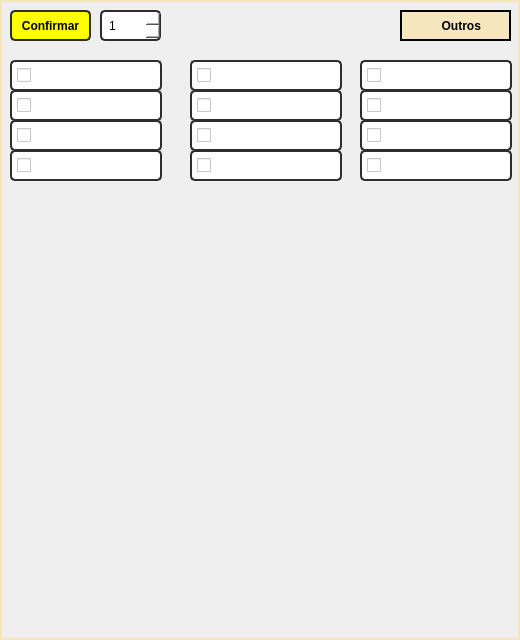
         <widget class="QFrame" name="frame_outros">
          <property name="geometry">
           <rect>
            <x>0</x>
            <y>0</y>
            <width>520</width>
            <height>640</height>
           </rect>
          </property>
          <property name="minimumSize">
           <size>
            <width>520</width>
            <height>640</height>
           </size>
          </property>
          <property name="maximumSize">
           <size>
            <width>520</width>
            <height>640</height>
           </size>
          </property>
          <property name="font">
           <font>
            <pointsize>7</pointsize>
           </font>
          </property>
          <property name="styleSheet">
           <string notr="true">border: 2px solid rgb(245, 230, 189);</string>
          </property>
          <property name="frameShape">
           <enum>QFrame::StyledPanel</enum>
          </property>
          <property name="frameShadow">
           <enum>QFrame::Raised</enum>
          </property>
          <widget class="QCheckBox" name="checkBox2_4">
           <property name="geometry">
            <rect>
             <x>10</x>
             <y>90</y>
             <width>152</width>
             <height>31</height>
            </rect>
           </property>
           <property name="font">
            <font>
             <weight>75</weight>
             <bold>true</bold>
            </font>
           </property>
           <property name="styleSheet">
            <string notr="true">QCheckBox{
	border: 2px solid rgb(45, 45, 45);
 	border-radius: 5px;
    padding: 5px;
     color: rgb(0,0,0);
	background-color: rgb(255, 255, 255);
}
QCheckBox:hover{
	border: 2px solid rgb(55, 55, 55);
    color: rgb(0,0,0);
}
QCheckBox:focus{
	border: 2px solid rgb(255, 207, 0);
     color: rgb(0, 0, 0);
}</string>
           </property>
           <property name="text">
            <string/>
           </property>
          </widget>
          <widget class="QCheckBox" name="checkBox3_4">
           <property name="geometry">
            <rect>
             <x>10</x>
             <y>120</y>
             <width>152</width>
             <height>31</height>
            </rect>
           </property>
           <property name="font">
            <font>
             <weight>75</weight>
             <bold>true</bold>
            </font>
           </property>
           <property name="styleSheet">
            <string notr="true">QCheckBox{
	border: 2px solid rgb(45, 45, 45);
 	border-radius: 5px;
    padding: 5px;
     color: rgb(0,0,0);
	background-color: rgb(255, 255, 255);
}
QCheckBox:hover{
	border: 2px solid rgb(55, 55, 55);
    color: rgb(0,0,0);
}
QCheckBox:focus{
	border: 2px solid rgb(255, 207, 0);
     color: rgb(0, 0, 0);
}</string>
           </property>
           <property name="text">
            <string/>
           </property>
          </widget>
          <widget class="QCheckBox" name="checkBox4_4">
           <property name="geometry">
            <rect>
             <x>10</x>
             <y>150</y>
             <width>152</width>
             <height>31</height>
            </rect>
           </property>
           <property name="font">
            <font>
             <weight>75</weight>
             <bold>true</bold>
            </font>
           </property>
           <property name="styleSheet">
            <string notr="true">QCheckBox{
	border: 2px solid rgb(45, 45, 45);
 	border-radius: 5px;
    padding: 5px;
     color: rgb(0,0,0);
	background-color: rgb(255, 255, 255);
}
QCheckBox:hover{
	border: 2px solid rgb(55, 55, 55);
    color: rgb(0,0,0);
}
QCheckBox:focus{
	border: 2px solid rgb(255, 207, 0);
     color: rgb(0, 0, 0);
}</string>
           </property>
           <property name="text">
            <string/>
           </property>
          </widget>
          <widget class="QCheckBox" name="checkBox23_4">
           <property name="geometry">
            <rect>
             <x>190</x>
             <y>120</y>
             <width>152</width>
             <height>31</height>
            </rect>
           </property>
           <property name="styleSheet">
            <string notr="true">QCheckBox{
	border: 2px solid rgb(45, 45, 45);
 	border-radius: 5px;
    padding: 5px;
     color: rgb(0,0,0);
	background-color: rgb(255, 255, 255);
}
QCheckBox:hover{
	border: 2px solid rgb(55, 55, 55);
    color: rgb(0,0,0);
}
QCheckBox:focus{
	border: 2px solid rgb(255, 207, 0);
     color: rgb(0, 0, 0);
}</string>
           </property>
           <property name="text">
            <string/>
           </property>
          </widget>
          <widget class="QCheckBox" name="checkBox24_4">
           <property name="geometry">
            <rect>
             <x>190</x>
             <y>150</y>
             <width>152</width>
             <height>31</height>
            </rect>
           </property>
           <property name="styleSheet">
            <string notr="true">QCheckBox{
	border: 2px solid rgb(45, 45, 45);
 	border-radius: 5px;
    padding: 5px;
     color: rgb(0,0,0);
	background-color: rgb(255, 255, 255);
}
QCheckBox:hover{
	border: 2px solid rgb(55, 55, 55);
    color: rgb(0,0,0);
}
QCheckBox:focus{
	border: 2px solid rgb(255, 207, 0);
     color: rgb(0, 0, 0);
}</string>
           </property>
           <property name="text">
            <string/>
           </property>
          </widget>
          <widget class="QCheckBox" name="checkBox22_4">
           <property name="geometry">
            <rect>
             <x>190</x>
             <y>90</y>
             <width>152</width>
             <height>31</height>
            </rect>
           </property>
           <property name="styleSheet">
            <string notr="true">QCheckBox{
	border: 2px solid rgb(45, 45, 45);
 	border-radius: 5px;
    padding: 5px;
     color: rgb(0,0,0);
	background-color: rgb(255, 255, 255);
}
QCheckBox:hover{
	border: 2px solid rgb(55, 55, 55);
    color: rgb(0,0,0);
}
QCheckBox:focus{
	border: 2px solid rgb(255, 207, 0);
     color: rgb(0, 0, 0);
}</string>
           </property>
           <property name="text">
            <string/>
           </property>
          </widget>
          <widget class="QCheckBox" name="checkBox43_7">
           <property name="geometry">
            <rect>
             <x>360</x>
             <y>120</y>
             <width>152</width>
             <height>31</height>
            </rect>
           </property>
           <property name="styleSheet">
            <string notr="true">QCheckBox{
	border: 2px solid rgb(45, 45, 45);
 	border-radius: 5px;
    padding: 5px;
     color: rgb(0,0,0);
	background-color: rgb(255, 255, 255);
}
QCheckBox:hover{
	border: 2px solid rgb(55, 55, 55);
    color: rgb(0,0,0);
}
QCheckBox:focus{
	border: 2px solid rgb(255, 207, 0);
     color: rgb(0, 0, 0);
}</string>
           </property>
           <property name="text">
            <string/>
           </property>
          </widget>
          <widget class="QCheckBox" name="checkBox44_7">
           <property name="geometry">
            <rect>
             <x>360</x>
             <y>150</y>
             <width>152</width>
             <height>31</height>
            </rect>
           </property>
           <property name="styleSheet">
            <string notr="true">QCheckBox{
	border: 2px solid rgb(45, 45, 45);
 	border-radius: 5px;
    padding: 5px;
     color: rgb(0,0,0);
	background-color: rgb(255, 255, 255);
}
QCheckBox:hover{
	border: 2px solid rgb(55, 55, 55);
    color: rgb(0,0,0);
}
QCheckBox:focus{
	border: 2px solid rgb(255, 207, 0);
     color: rgb(0, 0, 0);
}</string>
           </property>
           <property name="text">
            <string/>
           </property>
          </widget>
          <widget class="QCheckBox" name="checkBox42_7">
           <property name="geometry">
            <rect>
             <x>360</x>
             <y>90</y>
             <width>152</width>
             <height>31</height>
            </rect>
           </property>
           <property name="styleSheet">
            <string notr="true">QCheckBox{
	border: 2px solid rgb(45, 45, 45);
 	border-radius: 5px;
    padding: 5px;
     color: rgb(0,0,0);
	background-color: rgb(255, 255, 255);
}
QCheckBox:hover{
	border: 2px solid rgb(55, 55, 55);
    color: rgb(0,0,0);
}
QCheckBox:focus{
	border: 2px solid rgb(255, 207, 0);
     color: rgb(0, 0, 0);
}</string>
           </property>
           <property name="text">
            <string/>
           </property>
          </widget>
          <widget class="QSpinBox" name="spinBox_4">
           <property name="geometry">
            <rect>
             <x>100</x>
             <y>10</y>
             <width>61</width>
             <height>31</height>
            </rect>
           </property>
           <property name="styleSheet">
            <string notr="true">QSpinBox{
	border: 2px solid rgb(45, 45, 45);
 	border-radius: 5px;
    padding: 5px;
     color: rgb(255,275,275);
	background-color: rgb(255, 255, 255);
}
QSpinBox:hover{
	border: 2px solid rgb(55, 55, 55);
    color: rgb(0,0,0);
}
QSpinBox:focus{
	border: 2px solid rgb(255, 207, 0);
     color: rgb(0, 0, 0);
}</string>
           </property>
           <property name="minimum">
            <number>1</number>
           </property>
           <property name="maximum">
            <number>1000</number>
           </property>
          </widget>
          <widget class="QFrame" name="frame_14">
           <property name="geometry">
            <rect>
             <x>400</x>
             <y>10</y>
             <width>111</width>
             <height>31</height>
            </rect>
           </property>
           <property name="styleSheet">
            <string notr="true">background-color: rgb(245, 230, 189);
border: 2px solid rgb(255, 275, 275);
border-radius: 0px;</string>
           </property>
           <property name="frameShape">
            <enum>QFrame::StyledPanel</enum>
           </property>
           <property name="frameShadow">
            <enum>QFrame::Raised</enum>
           </property>
           <widget class="QLabel" name="label_19">
            <property name="geometry">
             <rect>
              <x>10</x>
              <y>6</y>
              <width>81</width>
              <height>20</height>
             </rect>
            </property>
            <property name="font">
             <font>
              <weight>75</weight>
              <bold>true</bold>
             </font>
            </property>
            <property name="styleSheet">
             <string notr="true">QLabel{
border: 2px solid rgb(245, 230, 189);

}</string>
            </property>
            <property name="text">
             <string>        Outros</string>
            </property>
           </widget>
          </widget>
          <widget class="QPushButton" name="confirmar_4">
           <property name="geometry">
            <rect>
             <x>10</x>
             <y>10</y>
             <width>81</width>
             <height>31</height>
            </rect>
           </property>
           <property name="font">
            <font>
             <weight>75</weight>
             <bold>true</bold>
            </font>
           </property>
           <property name="styleSheet">
            <string notr="true">QPushButton{
	border: 2px solid rgb(45, 45, 45);
 	border-radius: 5px;
    padding: 5px;
     color: rgb(255,275,275);
	background-color: rgb(255, 255, 255);
	
	
	background-color: rgb(255, 255, 0);
}
QPushButton:hover{
	border: 2px solid rgb(55, 55, 55);
    color: rgb(0,0,0);
}
QPushButton:focus{
	border: 2px solid rgb(255, 207, 0);
     color: rgb(0, 0, 0);
}</string>
           </property>
           <property name="text">
            <string>Confirmar</string>
           </property>
          </widget>
          <widget class="QCheckBox" name="checkBox2_5">
           <property name="geometry">
            <rect>
             <x>10</x>
             <y>60</y>
             <width>152</width>
             <height>31</height>
            </rect>
           </property>
           <property name="font">
            <font>
             <weight>75</weight>
             <bold>true</bold>
            </font>
           </property>
           <property name="styleSheet">
            <string notr="true">QCheckBox{
	border: 2px solid rgb(45, 45, 45);
 	border-radius: 5px;
    padding: 5px;
     color: rgb(0,0,0);
	background-color: rgb(255, 255, 255);
}
QCheckBox:hover{
	border: 2px solid rgb(55, 55, 55);
    color: rgb(0,0,0);
}
QCheckBox:focus{
	border: 2px solid rgb(255, 207, 0);
     color: rgb(0, 0, 0);
}</string>
           </property>
           <property name="text">
            <string/>
           </property>
          </widget>
          <widget class="QCheckBox" name="checkBox22_5">
           <property name="geometry">
            <rect>
             <x>190</x>
             <y>60</y>
             <width>152</width>
             <height>31</height>
            </rect>
           </property>
           <property name="styleSheet">
            <string notr="true">QCheckBox{
	border: 2px solid rgb(45, 45, 45);
 	border-radius: 5px;
    padding: 5px;
     color: rgb(0,0,0);
	background-color: rgb(255, 255, 255);
}
QCheckBox:hover{
	border: 2px solid rgb(55, 55, 55);
    color: rgb(0,0,0);
}
QCheckBox:focus{
	border: 2px solid rgb(255, 207, 0);
     color: rgb(0, 0, 0);
}</string>
           </property>
           <property name="text">
            <string/>
           </property>
          </widget>
          <widget class="QCheckBox" name="checkBox42_9">
           <property name="geometry">
            <rect>
             <x>360</x>
             <y>60</y>
             <width>152</width>
             <height>31</height>
            </rect>
           </property>
           <property name="styleSheet">
            <string notr="true">QCheckBox{
	border: 2px solid rgb(45, 45, 45);
 	border-radius: 5px;
    padding: 5px;
     color: rgb(0,0,0);
	background-color: rgb(255, 255, 255);
}
QCheckBox:hover{
	border: 2px solid rgb(55, 55, 55);
    color: rgb(0,0,0);
}
QCheckBox:focus{
	border: 2px solid rgb(255, 207, 0);
     color: rgb(0, 0, 0);
}</string>
           </property>
           <property name="text">
            <string/>
           </property>
          </widget>
         </widget>
